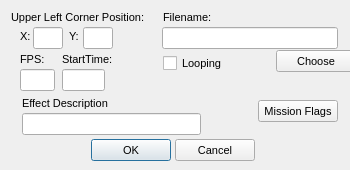
<?xml version="1.0"?>
<ui version="4.0">
  <class>BriefMovieDialog</class>
  <widget class="QDialog" name="IDD_BRIEF_ADDMOVIE">
    <property name="geometry">
      <rect>
        <x>0</x>
        <y>0</y>
        <width>350</width>
        <height>170</height>
      </rect>
    </property>
    <property name="windowTitle">
      <string>Movie Effect</string>
    </property>
    <property name="font">
      <font>
        <family>Liberation Sans</family>
        <pointsize>8</pointsize>
        <bold>false</bold>
        <italic>false</italic>
      </font>
    </property>
    <property name="enabled">
      <bool>true</bool>
    </property>
    <property name="windowFlags">
      <set>Qt::Dialog|Qt::WindowCloseButtonHint</set>
    </property>
    <property name="minimumSize">
      <size>
        <width>350</width>
        <height>170</height>
      </size>
    </property>
    <property name="maximumSize">
      <size>
        <width>350</width>
        <height>170</height>
      </size>
    </property>
    <widget class="QLabel" name="IDC_STATIC">
      <property name="geometry">
        <rect>
          <x>11</x>
          <y>11</y>
          <width>138</width>
          <height>13</height>
        </rect>
      </property>
      <property name="text">
        <string>Upper Left Corner Position:</string>
      </property>
      <property name="visible">
        <bool>true</bool>
      </property>
      <property name="enabled">
        <bool>true</bool>
      </property>
      <property name="alignment">
        <set>Qt::AlignLeft</set>
      </property>
    </widget>
    <widget class="QLabel" name="IDC_STATIC_2">
      <property name="geometry">
        <rect>
          <x>163</x>
          <y>11</y>
          <width>49</width>
          <height>13</height>
        </rect>
      </property>
      <property name="text">
        <string>Filename:</string>
      </property>
      <property name="visible">
        <bool>true</bool>
      </property>
      <property name="enabled">
        <bool>true</bool>
      </property>
      <property name="alignment">
        <set>Qt::AlignLeft</set>
      </property>
    </widget>
    <widget class="QLineEdit" name="IDC_BRIEF_M_X">
      <property name="geometry">
        <rect>
          <x>33</x>
          <y>27</y>
          <width>30</width>
          <height>22</height>
        </rect>
      </property>
      <property name="visible">
        <bool>true</bool>
      </property>
      <property name="enabled">
        <bool>true</bool>
      </property>
    </widget>
    <widget class="QLineEdit" name="IDC_BRIEF_M_Y">
      <property name="geometry">
        <rect>
          <x>83</x>
          <y>27</y>
          <width>30</width>
          <height>22</height>
        </rect>
      </property>
      <property name="visible">
        <bool>true</bool>
      </property>
      <property name="enabled">
        <bool>true</bool>
      </property>
    </widget>
    <widget class="QLineEdit" name="IDC_BRIEF_M_FILENAME">
      <property name="geometry">
        <rect>
          <x>162</x>
          <y>27</y>
          <width>176</width>
          <height>22</height>
        </rect>
      </property>
      <property name="visible">
        <bool>true</bool>
      </property>
      <property name="enabled">
        <bool>true</bool>
      </property>
    </widget>
    <widget class="QLabel" name="IDC_STATIC_3">
      <property name="geometry">
        <rect>
          <x>20</x>
          <y>30</y>
          <width>12</width>
          <height>13</height>
        </rect>
      </property>
      <property name="text">
        <string>X:</string>
      </property>
      <property name="visible">
        <bool>true</bool>
      </property>
      <property name="enabled">
        <bool>true</bool>
      </property>
      <property name="alignment">
        <set>Qt::AlignLeft</set>
      </property>
    </widget>
    <widget class="QLabel" name="IDC_STATIC_4">
      <property name="geometry">
        <rect>
          <x>69</x>
          <y>30</y>
          <width>12</width>
          <height>13</height>
        </rect>
      </property>
      <property name="text">
        <string>Y:</string>
      </property>
      <property name="visible">
        <bool>true</bool>
      </property>
      <property name="enabled">
        <bool>true</bool>
      </property>
      <property name="alignment">
        <set>Qt::AlignLeft</set>
      </property>
    </widget>
    <widget class="QPushButton" name="IDC_BRIEF_M_CHOOSE">
      <property name="geometry">
        <rect>
          <x>276</x>
          <y>50</y>
          <width>80</width>
          <height>22</height>
        </rect>
      </property>
      <property name="text">
        <string>Choose</string>
      </property>
      <property name="visible">
        <bool>true</bool>
      </property>
      <property name="enabled">
        <bool>true</bool>
      </property>
      <property name="default">
        <bool>false</bool>
      </property>
      <property name="autoDefault">
        <bool>false</bool>
      </property>
    </widget>
    <widget class="QLabel" name="IDC_STATIC_5">
      <property name="geometry">
        <rect>
          <x>20</x>
          <y>53</y>
          <width>25</width>
          <height>13</height>
        </rect>
      </property>
      <property name="text">
        <string>FPS:</string>
      </property>
      <property name="visible">
        <bool>true</bool>
      </property>
      <property name="enabled">
        <bool>true</bool>
      </property>
      <property name="alignment">
        <set>Qt::AlignLeft</set>
      </property>
    </widget>
    <widget class="QLabel" name="IDC_STATIC_6">
      <property name="geometry">
        <rect>
          <x>62</x>
          <y>53</y>
          <width>52</width>
          <height>13</height>
        </rect>
      </property>
      <property name="text">
        <string>StartTime:</string>
      </property>
      <property name="visible">
        <bool>true</bool>
      </property>
      <property name="enabled">
        <bool>true</bool>
      </property>
      <property name="alignment">
        <set>Qt::AlignLeft</set>
      </property>
    </widget>
    <widget class="QCheckBox" name="IDC_BRIEF_M_LOOPING">
      <property name="geometry">
        <rect>
          <x>163</x>
          <y>55</y>
          <width>65</width>
          <height>16</height>
        </rect>
      </property>
      <property name="text">
        <string>Looping</string>
      </property>
      <property name="visible">
        <bool>true</bool>
      </property>
      <property name="enabled">
        <bool>true</bool>
      </property>
    </widget>
    <widget class="QLineEdit" name="IDC_BRIEF_M_FPS">
      <property name="geometry">
        <rect>
          <x>20</x>
          <y>69</y>
          <width>35</width>
          <height>22</height>
        </rect>
      </property>
      <property name="visible">
        <bool>true</bool>
      </property>
      <property name="enabled">
        <bool>true</bool>
      </property>
    </widget>
    <widget class="QLineEdit" name="IDC_BRIEF_M_STARTTIME">
      <property name="geometry">
        <rect>
          <x>62</x>
          <y>69</y>
          <width>43</width>
          <height>22</height>
        </rect>
      </property>
      <property name="visible">
        <bool>true</bool>
      </property>
      <property name="enabled">
        <bool>true</bool>
      </property>
    </widget>
    <widget class="QLabel" name="IDC_STATIC_7">
      <property name="geometry">
        <rect>
          <x>22</x>
          <y>97</y>
          <width>101</width>
          <height>13</height>
        </rect>
      </property>
      <property name="text">
        <string>Effect Description</string>
      </property>
      <property name="visible">
        <bool>true</bool>
      </property>
      <property name="enabled">
        <bool>true</bool>
      </property>
      <property name="alignment">
        <set>Qt::AlignLeft</set>
      </property>
    </widget>
    <widget class="QPushButton" name="IDC_MISSIONFLAGS">
      <property name="geometry">
        <rect>
          <x>258</x>
          <y>100</y>
          <width>80</width>
          <height>22</height>
        </rect>
      </property>
      <property name="text">
        <string>Mission Flags</string>
      </property>
      <property name="visible">
        <bool>true</bool>
      </property>
      <property name="enabled">
        <bool>true</bool>
      </property>
      <property name="default">
        <bool>false</bool>
      </property>
      <property name="autoDefault">
        <bool>false</bool>
      </property>
    </widget>
    <widget class="QLineEdit" name="IDC_BRIEF_M_DESC">
      <property name="geometry">
        <rect>
          <x>22</x>
          <y>113</y>
          <width>179</width>
          <height>22</height>
        </rect>
      </property>
      <property name="visible">
        <bool>true</bool>
      </property>
      <property name="enabled">
        <bool>true</bool>
      </property>
    </widget>
    <widget class="QPushButton" name="IDOK">
      <property name="geometry">
        <rect>
          <x>91</x>
          <y>139</y>
          <width>80</width>
          <height>22</height>
        </rect>
      </property>
      <property name="text">
        <string>OK</string>
      </property>
      <property name="visible">
        <bool>true</bool>
      </property>
      <property name="enabled">
        <bool>true</bool>
      </property>
      <property name="default">
        <bool>true</bool>
      </property>
      <property name="autoDefault">
        <bool>true</bool>
      </property>
    </widget>
    <widget class="QPushButton" name="IDCANCEL">
      <property name="geometry">
        <rect>
          <x>175</x>
          <y>139</y>
          <width>80</width>
          <height>22</height>
        </rect>
      </property>
      <property name="text">
        <string>Cancel</string>
      </property>
      <property name="visible">
        <bool>true</bool>
      </property>
      <property name="enabled">
        <bool>true</bool>
      </property>
      <property name="default">
        <bool>false</bool>
      </property>
      <property name="autoDefault">
        <bool>false</bool>
      </property>
    </widget>
  </widget>
</ui>
